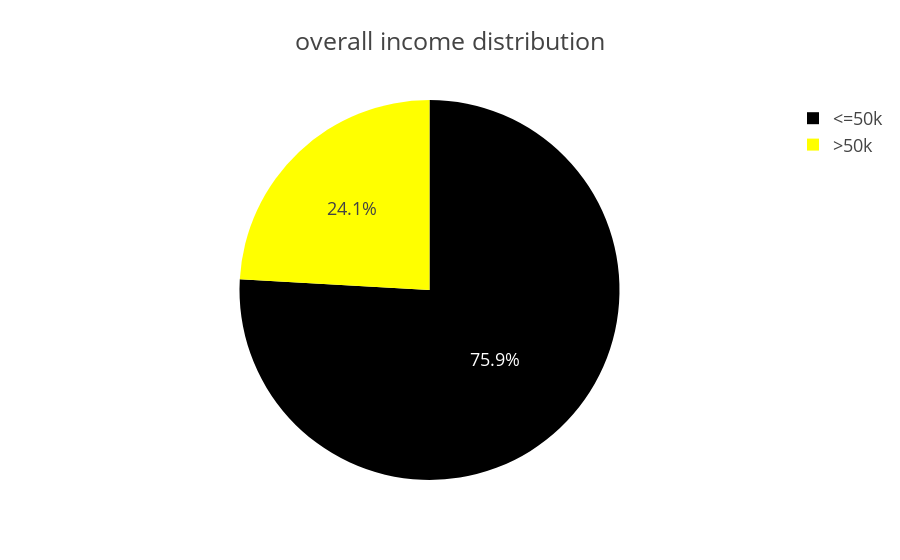

Notebook source saved alongside this figure:
### Code cell
fig = px.pie(adult_df_income,names='income',values='total',title= 'overall income distribution',color_discrete_sequence=["black","yellow"])
 fig.update_layout(template= 'presentation',paper_bgcolor= "rgba(9,0,8,0)",plot_bgcolor = "rgba(0,0,0,0)")

fig.show()
fig.write_image(os.path.join(results_dir,'pie_chart.jpg'))
fig.write_image(os.path.join(results_dir,'pie_chart.png'))
fig.write_html(os.path.join(results_dir,'pie_chart.html'))

### Figure 1 — Plotly figure (JSON) as saved in the notebook; plotly's stock layout.template omitted (floating-point values rounded to 4 significant figures)
{"data": [{"domain": {"x": [0, 1], "y": [0, 1]}, "hovertemplate": "income=%{label}<br>total=%{value}<extra></extra>", "labels": ["<=50k", ">50k"], "legendgroup": "", "name": "", "showlegend": true, "type": "pie", "values": [24677, 7836]}], "layout": {"autosize": true, "legend": {"tracegroupgap": 0}, "paper_bgcolor": "rgba(9,0,8,0)", "piecolorway": ["black", "yellow"], "plot_bgcolor": "rgba(0, 0, 0, 0)", "title": {"text": "overall income distribution"}}}
